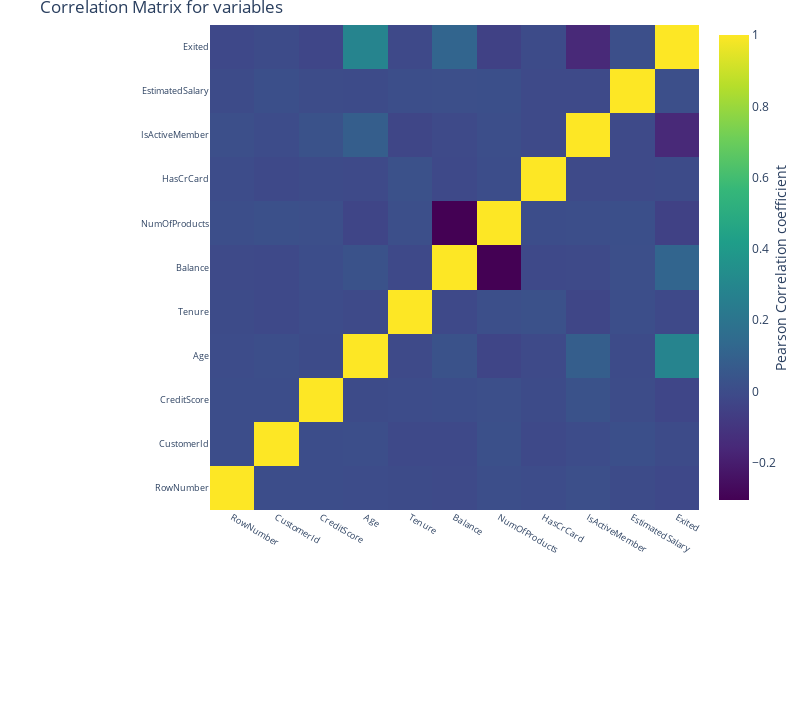

This figure's notebook cell:
### Markdown cell above
Correlation Matrix - Identifying interactions

### Code cell
correlation = df.corr()
#tick labels
matrix_cols = correlation.columns.tolist()
#convert to array
corr_array  = np.array(correlation)

#Plotting
trace = go.Heatmap(z = corr_array,
                   x = matrix_cols,
                   y = matrix_cols,
                   colorscale = "Viridis",
                   colorbar   = dict(title = "Pearson Correlation coefficient",
                                     titleside = "right"
                                    ) ,
                  )

layout = go.Layout(dict(title = "Correlation Matrix for variables",
                        autosize = False,
                        height  = 720,
                        width   = 800,
                        margin  = dict(r = 0 ,l = 210,
                                       t = 25,b = 210,
                                      ),
                        yaxis   = dict(tickfont = dict(size = 9)),
                        xaxis   = dict(tickfont = dict(size = 9))
                       )
                  )

data = [trace]
fig = go.Figure(data=data,layout=layout)
fig.show()
#py.iplot(fig)

### Figure 1 — Plotly figure (JSON) as saved in the notebook; plotly's stock layout.template omitted (floating-point values rounded to 4 significant figures)
{"data": [{"colorbar": {"title": {"side": "right", "text": "Pearson Correlation coefficient"}}, "colorscale": [[0, "#440154"], [0.1111, "#482878"], [0.2222, "#3e4989"], [0.3333, "#31688e"], [0.4444, "#26828e"], [0.5556, "#1f9e89"], [0.6667, "#35b779"], [0.7778, "#6ece58"], [0.8889, "#b5de2b"], [1, "#fde725"]], "type": "heatmap", "x": ["RowNumber", "CustomerId", "CreditScore", "Age", "Tenure", "Balance", "NumOfProducts", "HasCrCard", "IsActiveMember", "EstimatedSalary", "Exited"], "y": ["RowNumber", "CustomerId", "CreditScore", "Age", "Tenure", "Balance", "NumOfProducts", "HasCrCard", "IsActiveMember", "EstimatedSalary", "Exited"], "z": [[1, 0.004202, 0.00584, 0.0007826, -0.006495, -0.009067, 0.007246, 0.0005987, 0.01204, -0.005988, -0.01657], [0.004202, 1, 0.005308, 0.009497, -0.01488, -0.01242, 0.01697, -0.01403, 0.001665, 0.01527, -0.006248], [0.00584, 0.005308, 1, -0.003965, 0.0008419, 0.006268, 0.01224, -0.005458, 0.02565, -0.001384, -0.02709], [0.0007826, 0.009497, -0.003965, 1, -0.009997, 0.02831, -0.03068, -0.01172, 0.08547, -0.007201, 0.2853], [-0.006495, -0.01488, 0.0008419, -0.009997, 1, -0.01225, 0.01344, 0.02258, -0.02836, 0.007784, -0.014], [-0.009067, -0.01242, 0.006268, 0.02831, -0.01225, 1, -0.3042, -0.01486, -0.01008, 0.0128, 0.1185], [0.007246, 0.01697, 0.01224, -0.03068, 0.01344, -0.3042, 1, 0.003183, 0.009612, 0.0142, -0.04782], [0.0005987, -0.01403, -0.005458, -0.01172, 0.02258, -0.01486, 0.003183, 1, -0.01187, -0.009933, -0.007138], [0.01204, 0.001665, 0.02565, 0.08547, -0.02836, -0.01008, 0.009612, -0.01187, 1, -0.01142, -0.1561], [-0.005988, 0.01527, -0.001384, -0.007201, 0.007784, 0.0128, 0.0142, -0.009933, -0.01142, 1, 0.0121], [-0.01657, -0.006248, -0.02709, 0.2853, -0.014, 0.1185, -0.04782, -0.007138, -0.1561, 0.0121, 1]]}], "layout": {"autosize": false, "height": 720, "margin": {"b": 210, "l": 210, "r": 0, "t": 25}, "title": {"text": "Correlation Matrix for variables"}, "width": 800, "xaxis": {"tickfont": {"size": 9}}, "yaxis": {"tickfont": {"size": 9}}}}
